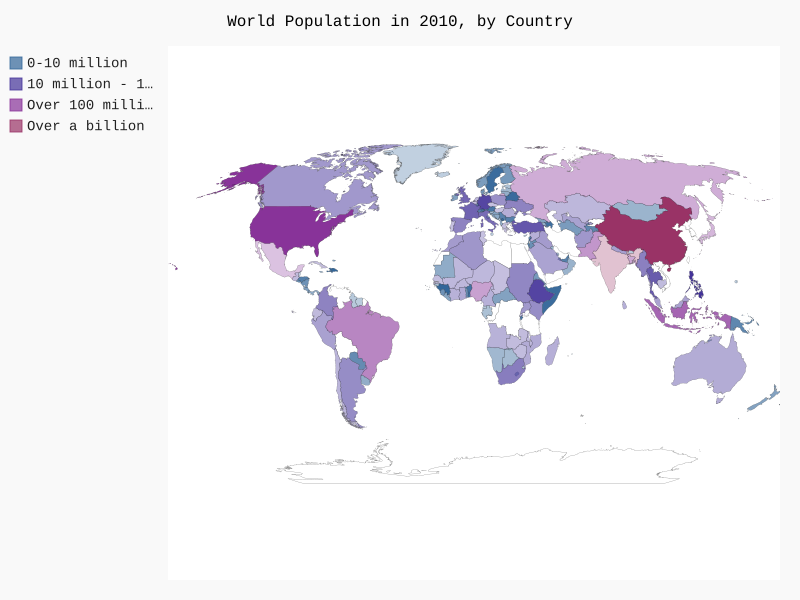

Python code for this plot:
import json
from countries import Countries
import pygal
from pygal.style import RotateStyle
from pygal.style import LightColorizedStyle

class Populations:

    def __init__(self, file_path):
        self.file_path = file_path
        self.population_data = []
        self.json_data = []
        self.countries = Countries()
        ''' store a dictionary of each country population '''
        self.country_populations = {}


    def get_category(self, population):
        ''' return a category associated with the magnitude
        of a country's population. Note that the world display categories
        are partitioned into populations of under 10 million, under 100 million,
        under a billion, and over a billion. '''
        if population >= 1000000000:
            return 0
        elif population >= 100000000:
            return 1
        elif population >= 10000000:
            return 2
        else:
            return 3

    def get_contents(self):
        ''' get the contents of the loaded data, with
         country and population separated by colon '''
        for population_dictionary in self.json_data:
            if population_dictionary["Year"] == "2010":
                country_name = population_dictionary["Country Name"]
                population = int(float(population_dictionary["Value"]))
                category = self.get_category(population)
                country_code = self.countries.get_code(country_name)
                if country_code:
                    print(country_code + ": " + str(population))
                    self.country_populations[country_code] = (population, category)
                else:
                    print("ERROR: " + country_name)
                self.population_data.append(country_name + " : " + str(population))
        return self.population_data


    def load_contents(self):
        ''' load the contents of the json information
        into a list and print the population for each country '''
        with open(self.file_path) as open_file:
            self.json_data = json.load(open_file)

    def render_contents(self):
        ''' map the population values in accordance with population.
        the 2-tuple values of country populations contains a value representing the
        population category for each country'''
        world_map_style = RotateStyle("#336699")
        world_map = pygal.maps.world.World(style=world_map_style, base_style=LightColorizedStyle)
        world_map.title = "World Population in 2010, by Country"
        world_map.add("0-10 million", {k : v[0] for k,v in self.country_populations.items() if v[1] == 3})
        world_map.add("10 million - 100 million", {k : v[0] for k,v in self.country_populations.items() if v[1] == 2})
        world_map.add("Over 100 million", {k : v[0] for k,v in self.country_populations.items() if v[1] == 1})
        world_map.add("Over a billion", {k : v[0] for k,v in self.country_populations.items() if v[1] == 0})



        world_map.render_to_file("world_population.svg")



if __name__ == "__main__":
    file_path = "population_data.json"
    world_populations = Populations(file_path)
    world_populations.load_contents()
    data_content = world_populations.get_contents()
    world_populations.render_contents()
    print(data_content)
